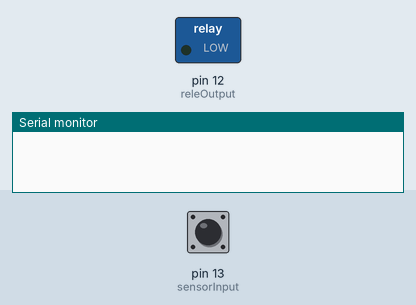
The sketch below on a simulated Arduino Uno, built with avr-gcc and run on an emulated ATmega328P. On the bench: switched loads named in the sketch (green lamp = pin HIGH), the last lines printed to the serial monitor. Dashed ring = blinking. Inputs (shaded band) come from the test bench; at power-on: pin 13 (sensorInput) LOW.

Above: at 1.2 s.
1.3 s: pin 13 (sensorInput) pulsed HIGH 2 times (0.12 s each, 0.3 s apart)
At 1.65 s:
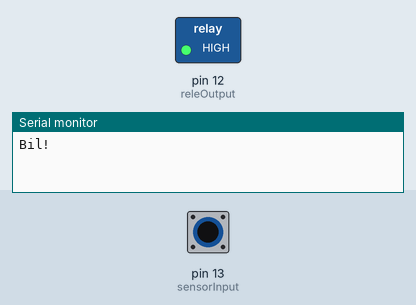
Timing chart, 0 to 4.3 s (numbered marks = the images above; inputs shaded):
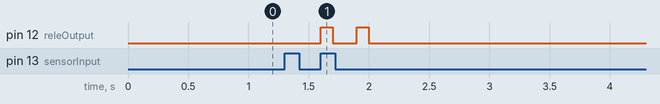

Measured:
- after the input at 1.3 s, pin 12 (releOutput): alternates HIGH for 0.10 s and LOW for 0.20 s, 4 changes in all, then stays LOW, starting after 0.30 s

The sketch:

GREGJ_RPI_SENSOR_GATE.ino
```cpp
int sensorInput = 13;
int releOutput = 12;
int sensorState = 0;

void setup() {
  pinMode(sensorInput, INPUT); //Read sensor
  pinMode(releOutput, OUTPUT); //Output to rele
  sensorState = digitalRead(sensorInput);
  Serial.begin(9600);

}

void loop() {

  digitalWrite(releOutput, LOW);
  sensorState = digitalRead(sensorInput);
//  Serial.println(sensorState);

  if  (sensorState == HIGH){
    while (sensorState == HIGH){
      sensorState = digitalRead(sensorInput);
      delay(100);
    }
    Serial.println("Bil!");
    digitalWrite(releOutput, HIGH);
    sensorState = LOW;
    delay(100);
    digitalWrite(releOutput, LOW);
  }
}
```
